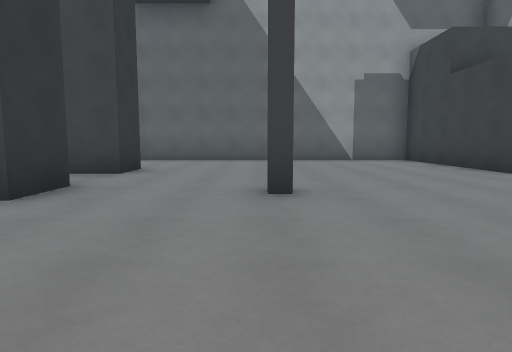
view 1 (above)

14 first-person views from a walk through a Godot game level. The camera is 1.3 m above the floor, tilts 6° down and sees 75° across. The floor is counted in squares, 2.4 m on a side. Each view is taken from the middle of a square. On the plan, view 1 faces up. The plan holds only what a view shows up to about 9 squares ahead; the rest is blank. The place goes on beyond the plan.

view 2
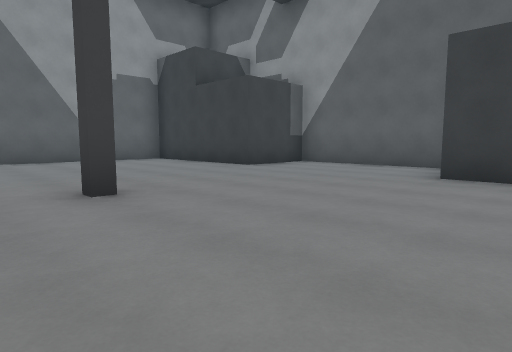

view 3
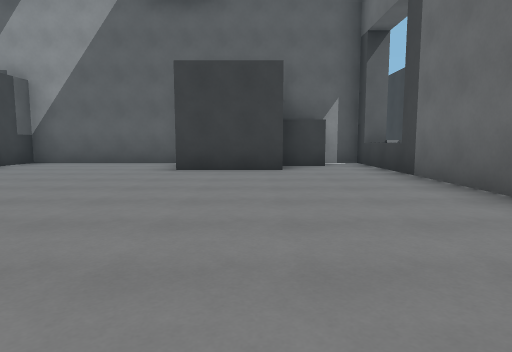

view 4
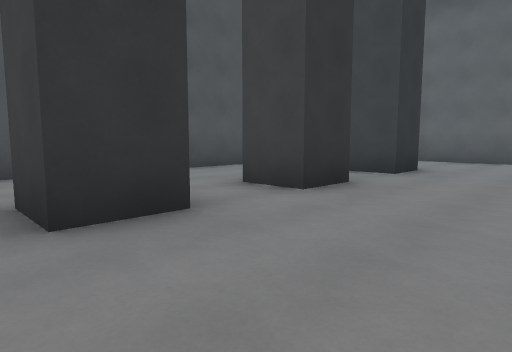

view 5
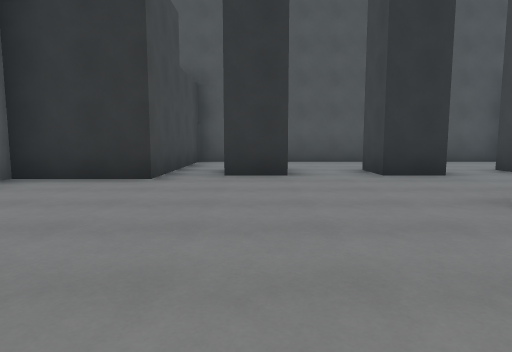

view 6
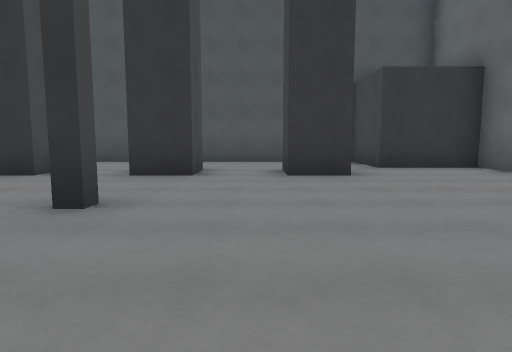

view 7
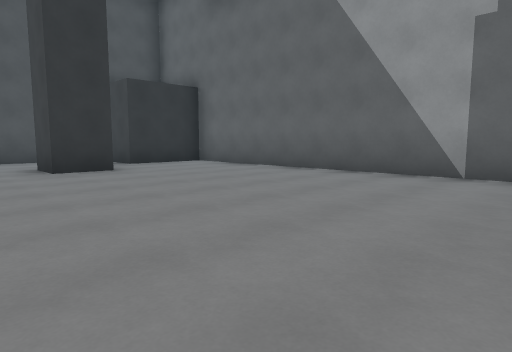

view 8
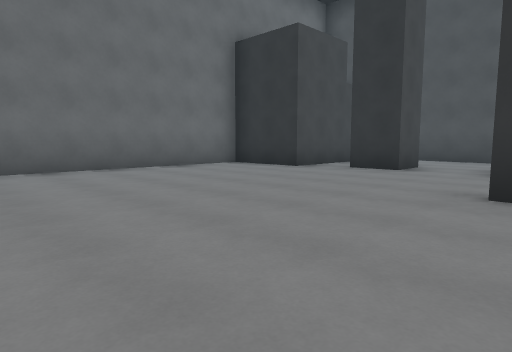

view 9
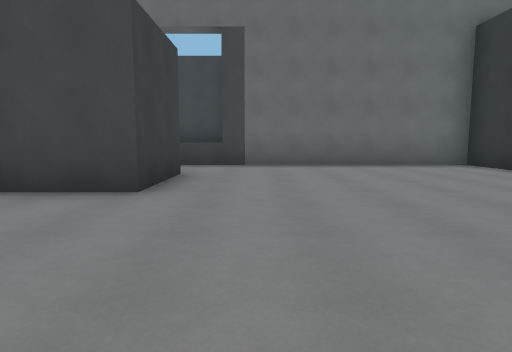

view 10
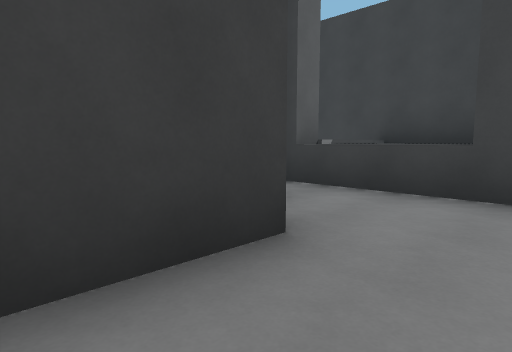

view 11
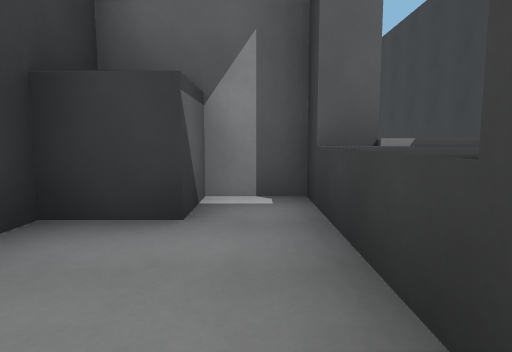

view 12
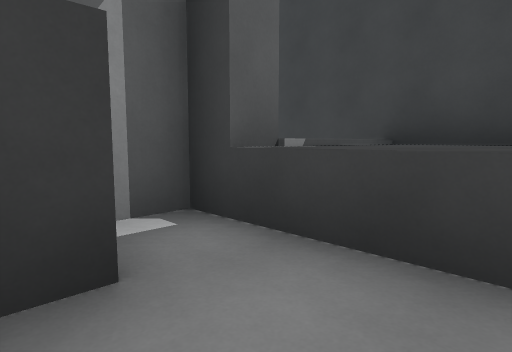

view 13
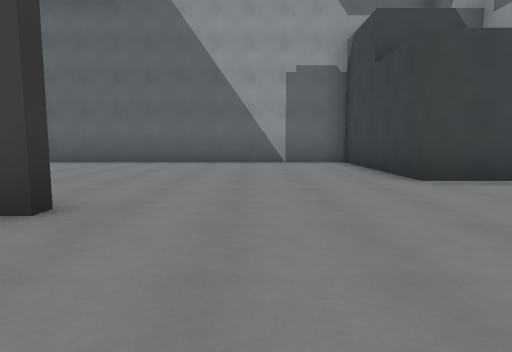

view 14
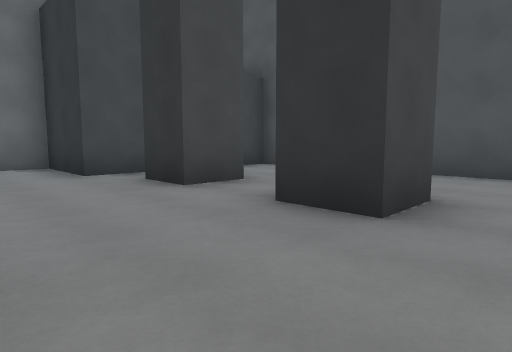

### Floor plan
Points are (right, up) in squares from view 1. A wall is a line through its corners. A room is listed if a view was taken in it or the views show most of it. See-through windows are left out.
Room 1 (views 1, 2, 3, 4, 5, 6, 7, 8, 9, 10, 11, 12, 13, 14)
walls: (-3.4, 4) (-2.2, 4) (-2.2, 3) (-3.2, 3); (-2.2, 6.6) (-2.2, 5.5) (-3.3, 5.5); (-3.3, 1.5) (-2.2, 1.5) (-2.2, 0.5) (-3.2, 0.5); (4.2, -0.6) (4.2, 1.5) (5.7, 1.5); (6.3, 1.9) (6.3, 5.5) (4.2, 5.5) (4.2, 9.5) (-3.7, 9.5) (-3.7, 7.5) (-5.8, 7.5) (-5.8, -0.5) (-1.8, -0.5) (-1.8, -2.5) (6.3, -2.5) (6.3, -1.5) (5.2, -1.5) (5.2, -0.5)
ways out: opening at (5, -3)
objects: tower (0, 3) to (0, 4)

Positions as (right, up) in squares from view 1, and headings:
1: (0, 0), facing up
2: (-1, 0), facing up-right
3: (-2, 0), facing right
4: (0, 0), facing up-left
5: (3, 1), facing left
6: (3, 5), facing left
7: (4, 4), facing up-left
8: (4, 4), facing down-left
9: (3, 5), facing down
10: (3, 1), facing down-right
11: (3, -2), facing right
12: (4, -1), facing down-right
13: (2, 1), facing up
14: (0, 5), facing down-left
